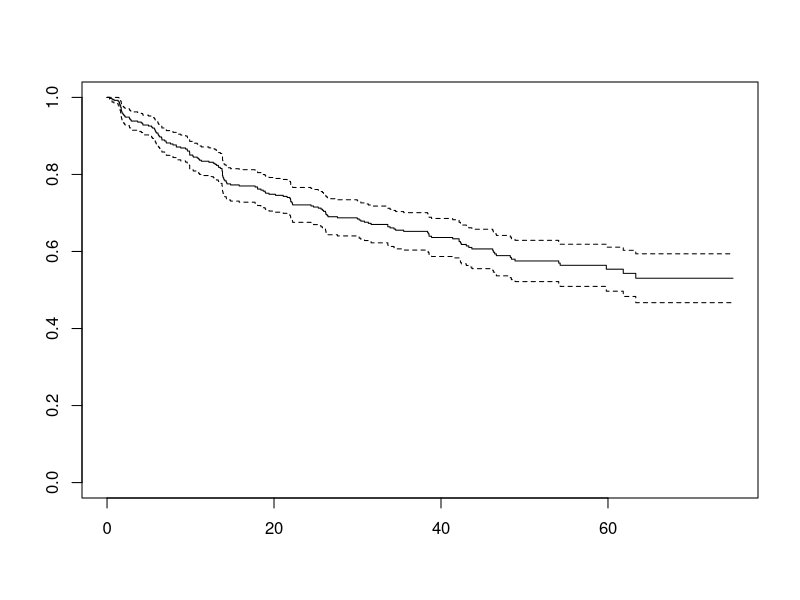
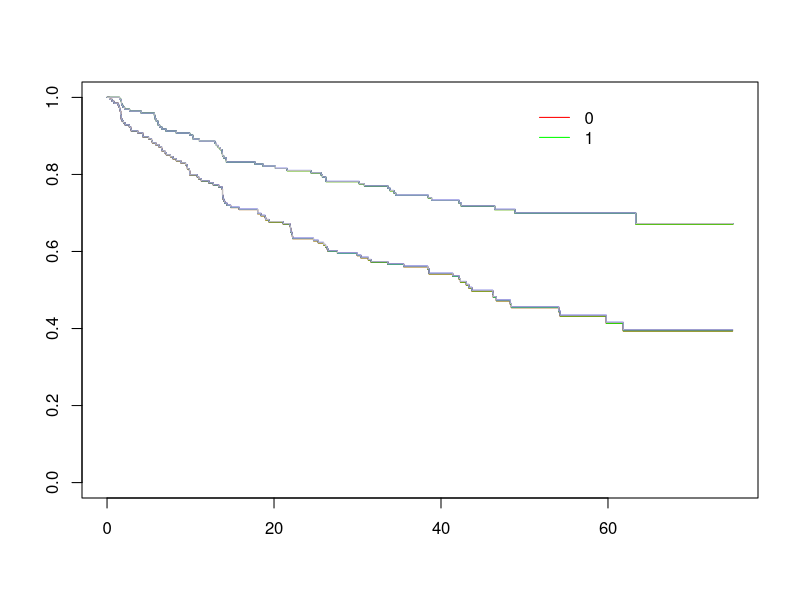
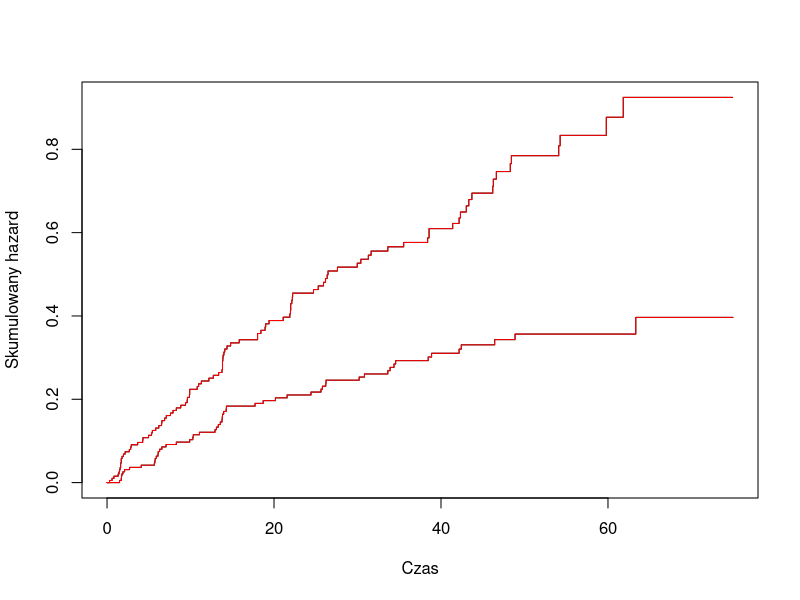
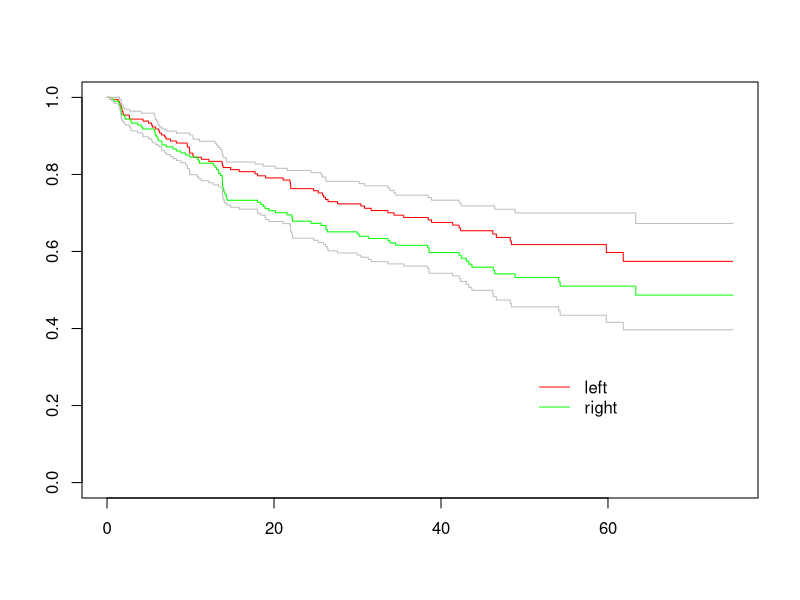
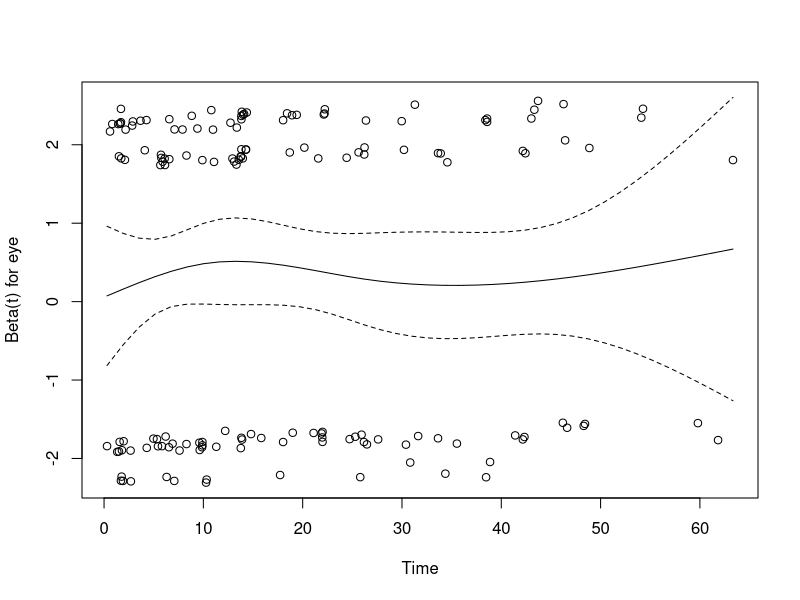
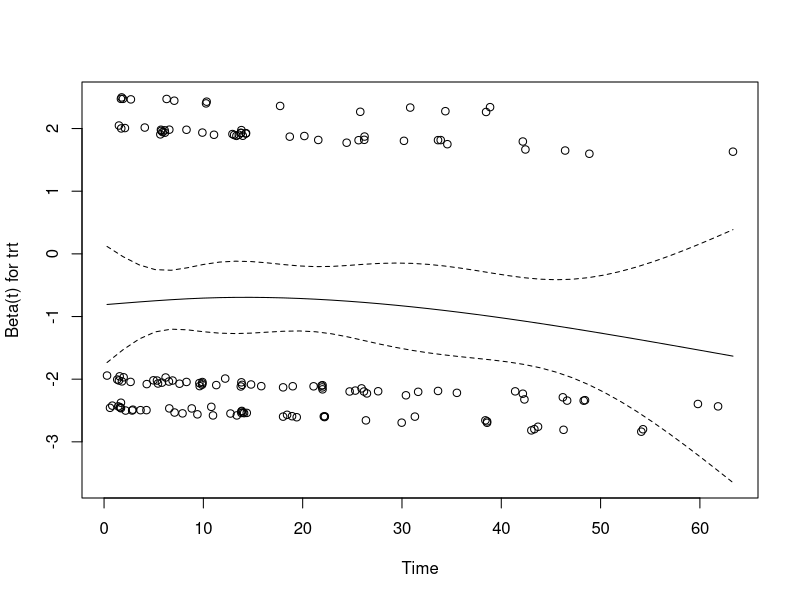
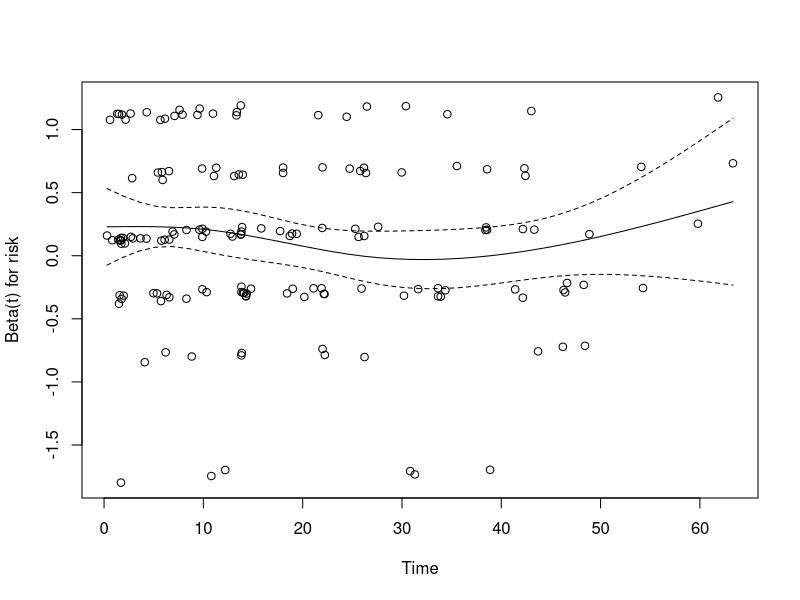
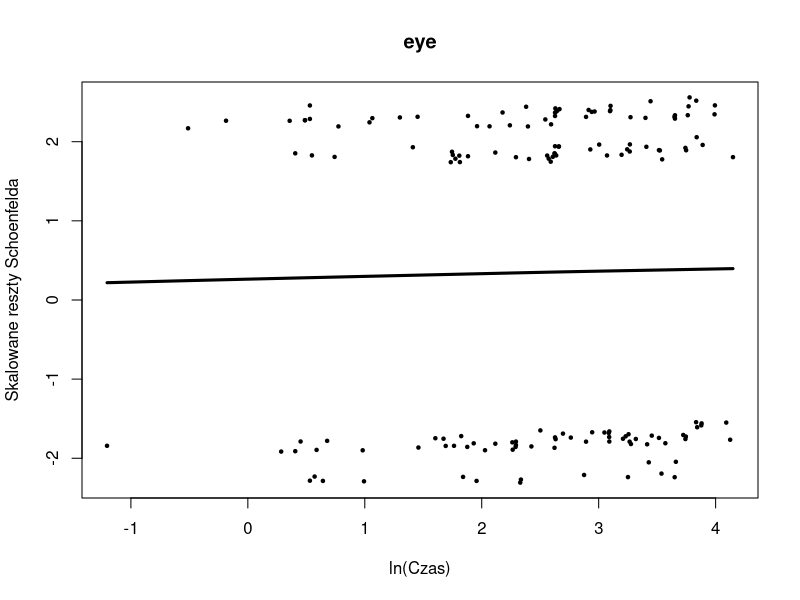

Generate these figures, in order, with R:
## ---- chunk 1
library(survival)
library(survMisc)
library(gtools)
library(ggplot2)
library(dplyr)
## ---- chunk 2
diabetic <- survival::diabetic
## ---- chunk 3
km = survfit(Surv(time, status) ~ 1, conf.type="plain", data=diabetic)
summary(km)
plot(km)

km = survfit(Surv(time, status) ~ trt, conf.type="plain", data=diabetic)
summary(km)
plot(km, col=c("red","green"))
legend(50,1,unique(diabetic$trt),lty=1, col=c("red","green"),bty="n")
#plot(km, fun="cumhaz",xlab="Czas", ylab="Skumulowany hazard")

km1=survfit(Surv(time,status)~trt,conf.type="log", data=diabetic)
lines(km1, col="red")
km2=survfit(Surv(time,status)~trt,conf.type="log-log", data=diabetic)
lines(km2, col="green")

#estymator Nelsona-Aalena
Nels=survfit(Surv(time,status) ~ trt, conf.type ="log-log", type="fleming-harrington",data=diabetic) # estymator NA
summary(Nels)
lines(Nels,col="blue")
Nels2=survfit(Surv(time,status) ~ trt, conf.type ="plain", type="fleming-harrington",data=diabetic) # estymator NA
lines(Nels2,col="grey")

# wykres funkcji skumulowanego hazardu
plot(km1, fun="cumhaz",xlab="Czas", ylab="Skumulowany hazard")
lines(Nels2, fun="cumhaz",col="red")

# wykres funkcji trwania dla grup 
km = survfit(Surv(time, status) ~ eye, conf.type="plain", data=diabetic) # estymator KM
summary(km)
plot(km, col=c("red","green"))
legend(50,0.3,c("left","right"),lty=1, col=c("red","green"),bty="n")

diabetic$age_q <- quantcut(diabetic$age,q=4)

test=survdiff(Surv(time, status) ~ laser, data=diabetic, rho=1) # test Peto i Peto
test # wniosek: zmienna sex jest istotnym predyktorem (na poziomie istotności alfa=0,05)
test=survdiff(Surv(time, status) ~ laser, rho=0, data=diabetic) # test log-rank
test

test=survdiff(Surv(time, status) ~ age_q, data=diabetic, rho=1) # test Peto i Peto
test # wniosek: zmienna sex jest istotnym predyktorem (na poziomie istotności alfa=0,05)
test=survdiff(Surv(time, status) ~ age_q, rho=0, data=diabetic) # test log-rank
test

test=survdiff(Surv(time, status) ~ trt, data=diabetic, rho=1) # test Peto i Peto
test # wniosek: zmienna sex jest istotnym predyktorem (na poziomie istotności alfa=0,05)
test=survdiff(Surv(time, status) ~ trt, rho=0, data=diabetic) # test log-rank
test

test=survdiff(Surv(time, status) ~ risk, data=diabetic, rho=1) # test Peto i Peto
test # wniosek: zmienna sex jest istotnym predyktorem (na poziomie istotności alfa=0,05)
test=survdiff(Surv(time, status) ~ risk, rho=0, data=diabetic) # test log-rank
test

test=survdiff(Surv(time, status) ~ eye, data=diabetic, rho=1) # test Peto i Peto
test # wniosek: zmienna sex jest istotnym predyktorem (na poziomie istotności alfa=0,05)
test=survdiff(Surv(time, status) ~ eye, rho=0, data=diabetic) # test log-rank
test



Nels2=survfit(Surv(time, status) ~ trt, conf.type ="plain", type="fleming-harrington",data=diabetic) # estymator NA
lines(Nels2,col="grey")
## ---- chunk 4
t1=survfit(Surv(time, status) ~ trt,data=diabetic)
comp(ten(t1),p=c(0,1,1,0.5,0.5),q=c(1,0,1,0.5,2)) # różne wagi w testach Fleminga-Harringtona
# jako druga lista w przypadku zmiennej dychotomicznej są wyświetlane testy Renyi
#kategoryzacja zmiennej według kwantyli i porównywanie krzywych przeżycia dla grup kwartylowych
t2 = ten(t1)
comp(t2,p=c(0,1,1,0.5,0.5),q=c(1,0,1,0.5,2))
b = attr(t2, "lrt") #lrw - obliczenia pomocnicze, lrt - test wilcoxona, sup - test supremum (kołmogorowa, typu reni), tft - testy dla trendu dla zmiennej w skali porządkowej
c = attr(t2, "sup")
cbind(b$W, b$pNorm, c$pSupBr)
## ---- chunk 5
Cox=coxph(Surv(time, status)~laser+age+eye+trt+risk, data=diabetic)
summary(Cox)
library(MASS)
stepAIC(Cox,direction="backward")

Cox=coxph(Surv(time, status)~eye + trt + risk, data=diabetic)
summary(Cox)

rsq(Cox)

Prop=cox.zph(Cox,transform="identity") # weryfikacja za?o?enia proporcjonalno?ci
print(Prop)
plot(Prop)

#H0 - hazard jest proporcjonalny dla danej zmiennej w czasie

Prop=cox.zph(Cox,transform="rank") # weryfikacja za?o?enia proporcjonalno?ci
print(Prop)

Prop=cox.zph(Cox,transform="km") # weryfikacja za?o?enia proporcjonalno?ci
print(Prop)

reszty=resid(Cox, type="scaledsch") # graficzna weryfikacja za?o?enia proporcjonalno?ci
Time=as.numeric(rownames(reszty))
zmienne=c('eye','trt','risk')
for (i in 1:3) 
{plot(log(Time), reszty[,i], xlab="ln(Czas)",main=zmienne[i],
      ylab="Skalowane reszty Schoenfelda",pch=20, cex=0.7)
  lines( smooth.spline(log(Time), reszty[,i] ), lwd=3 )
}
## ---- chunk 6
deviance=residuals(Cox,type="deviance")# jednostki odstaj?ce
s=Cox$linear.predictors
plot(s,deviance,xlab="Liniowy predyktor",ylab="Reszty odchyle?",cex=0.5, pch=20)
abline(h=3,lty=3)
diabetic$deviance=deviance
c1=which(diabetic$deviance>3)
## ---- chunk 7
dfb=residuals(Cox,type="dfbeta")
n=dim(dfb)[1]
obs.nr=c(1:n)
for (j in 1:3) {
  plot(obs.nr,dfb[,j],xlab="Numer jednostki",ylab="Przyrost oceny parametru",
      main=zmienne[j])
  }
a1=which(dfb[,1]>(0.004)) #usun?? te jednostki
a2=which(abs(dfb[,2])>(0.06))
a3=which(abs(dfb[,3])>(0.1))
## ---- chunk 8
c=sort(unique(c(a1,a2,a3,c1)))
dane1=diabetic[-c,] #zredukowany zbi?r
Cox2<-coxph(Surv(time, status)~eye + trt + risk, data=dane1)
stepAIC(Cox2,direction="backward")
